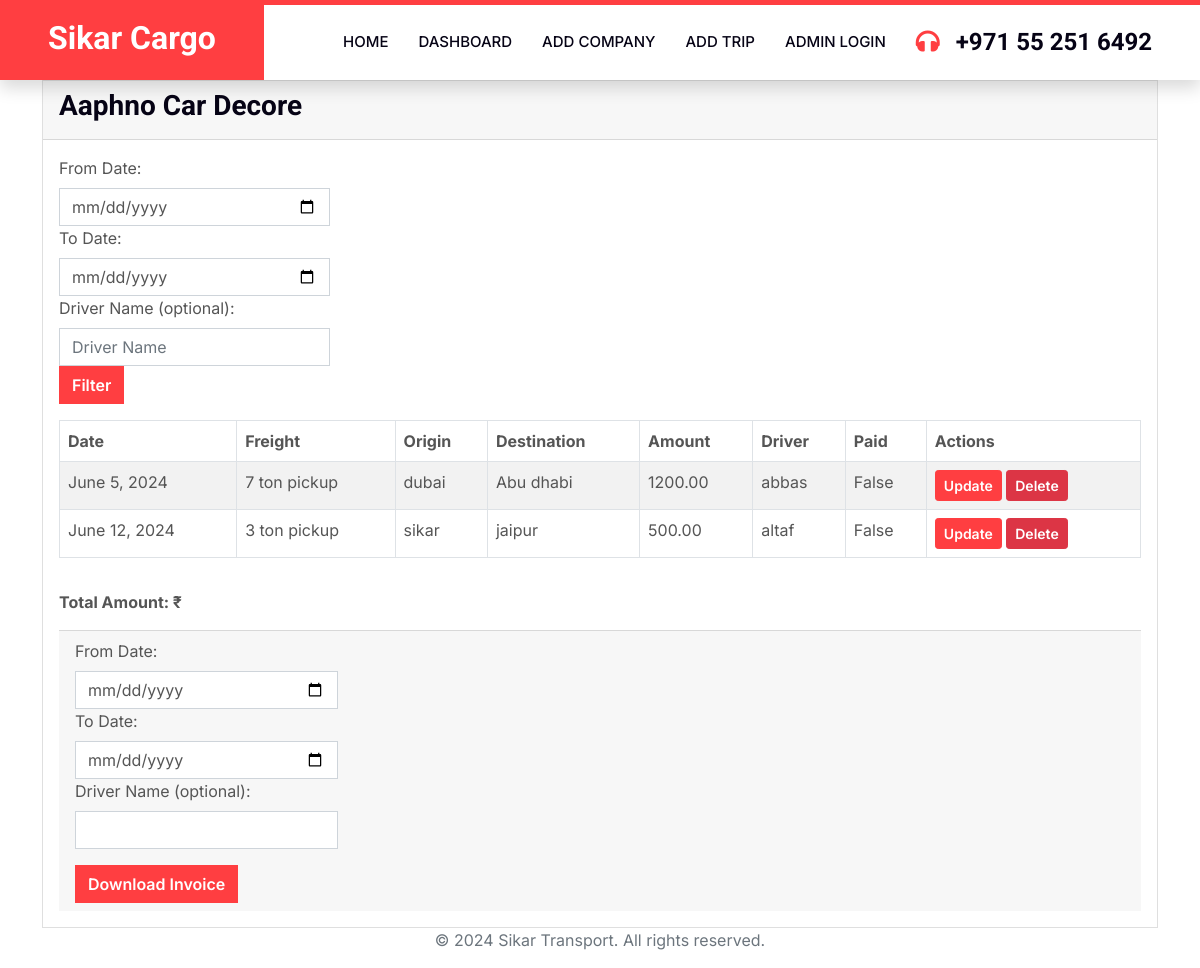
The page /company/2/ (signed in) on the database as committed earlier.
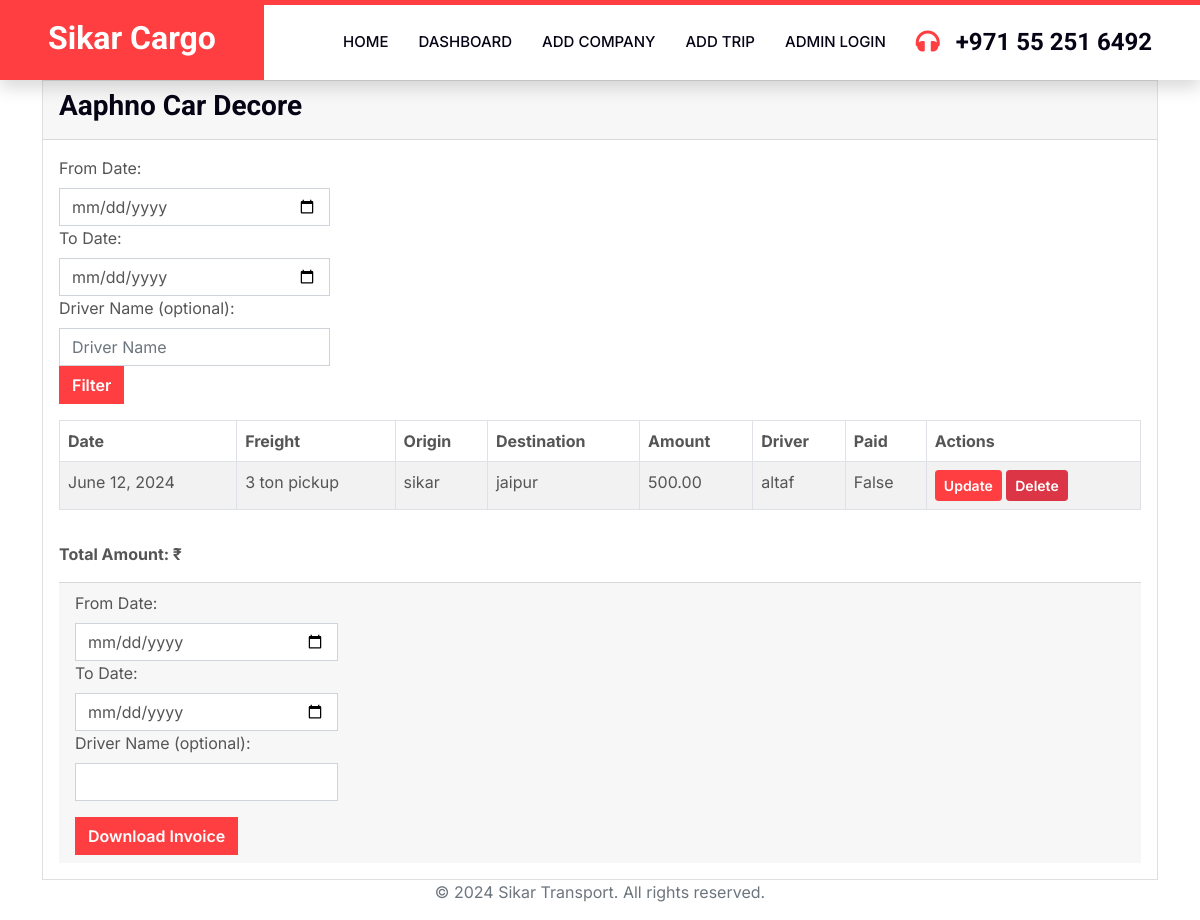
The same page on the database as committed later.
### website/models.py (models this page shows)
class Trip(models.Model):
    company = models.ForeignKey(Company, on_delete=models.CASCADE)
    date = models.DateField()
    freight = models.CharField(max_length=25)
    origin = models.CharField(max_length=255)
    destination = models.CharField(max_length=255)
    amount = models.DecimalField(max_digits=10, decimal_places=2)
    vat = models.DecimalField(max_digits=10, decimal_places=2, default=0)
    toll_gate = models.DecimalField(max_digits=10, decimal_places=2, default=0)
    total_amount = models.DecimalField(max_digits=10, decimal_places=2, default=0)
    driver = models.CharField(max_length=30)
    paid = models.BooleanField(default=False)

### website/views.py (the view, shortened to what this page needs)
# urls.py: path('company/<int:company_id>/', views.company_detail, name='company_detail'),
@login_required
def company_detail(request, company_id):
    company = get_object_or_404(Company, pk=company_id)
    trips = Trip.objects.filter(company=company, paid=False)
    context = {
        'company': company,
        'trips': trips,
    }
    return render(request, 'company_detail.html', context)

### website/templates/company_detail.html (shortened to what the changed rows need)
{% load static %}
<!DOCTYPE html>
<html lang="en">
<head>
    <link href="https://cdnjs.cloudflare.com/ajax/libs/font-awesome/5.10.0/css/all.min.css" rel="stylesheet">
    <link href="https://cdn.jsdelivr.net/npm/bootstrap-icons@1.4.1/font/bootstrap-icons.css" rel="stylesheet">
    <link href="{% static 'lib/animate/animate.min.css' %}" rel="stylesheet">
    <link href="{% static 'lib/owlcarousel/assets/owl.carousel.min.css' %}" rel="stylesheet">
    <link href="{% static 'css/bootstrap.min.css' %}" rel="stylesheet">
    <link href="{% static 'css/style.css' %}" rel="stylesheet">
</head>
<body>
    <nav class="navbar navbar-expand-lg bg-white navbar-light shadow border-top border-5 border-primary sticky-top p-0">
        <a href="{% url 'index' %}" class="navbar-brand bg-primary d-flex align-items-center px-4 px-lg-5">
            <h2 class="mb-2 text-white">Sikar Cargo</h2>
        </a>
    </nav>
    <div class="container">
        <div class="card">
            <div class="card-body">
                <div class="table-responsive mt-3">
                    <table class="table table-striped table-bordered">
                        <thead class="thead-dark">
                            <tr>
                                <th scope="col">Date</th>
                                <th scope="col">Freight</th>
                                <th scope="col">Origin</th>
                                <th scope="col">Destination</th>
                                <th scope="col">Amount</th>
                                <th scope="col">Driver</th>
                                <th scope="col">Paid</th>
                                <th scope="col">Actions</th>
                            </tr>
                        </thead>
                        <tbody>
                            {% for trip in trips %}
                            <tr>
                                <td>{{ trip.date }}</td>
                                <td>{{ trip.freight }}</td>
                                <td>{{ trip.origin }}</td>
                                <td>{{ trip.destination }}</td>
                                <td>{{ trip.amount }}</td>
                                <td>{{ trip.driver }}</td>
                                <td>{{ trip.paid }}</td>
                                <td>
                                    <a href="{% url 'update_trip' trip.id %}" class="btn btn-sm btn-primary">Update</a>
                                    <form action="{% url 'delete_trip' trip.id %}" method="post" class="d-inline">
                                        <button type="submit" class="btn btn-sm btn-danger"
                                            onclick="return confirm('Are you sure you want to delete this trip?')">Delete</button>
                                    </form>
                                </td>
                            </tr>
                            {% endfor %}
                        </tbody>
                    </table>
                </div>
            </div>
        </div>
    </div>
</body>
</html>

Rows that differ between the two databases and show on the page:
no longer on this page (row edited): Trip: date "June 5, 2024", freight "7 ton pickup", origin "dubai", destination "Abu dhabi", amount "1200.00", driver "abbas", paid "False"
